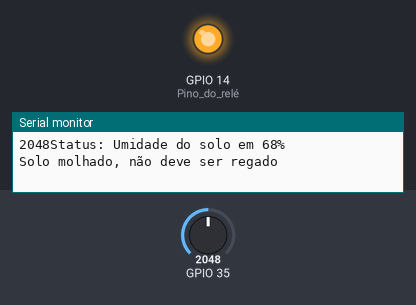
This sketch was run on a simulated ESP32. Parts: output pins drawn as LEDs (lit = HIGH), the last lines printed to the serial monitor. The test bench sets the inputs (shaded band); at power-on: GPIO 35 = 2048. WiFi joins after 1.5 s; servers stay silent unless stated.

Above: at 3.0 s.
3.1 s: GPIO 35 set to 3133
13.9 s: GPIO 35 set to 3232
At 25.0 s:
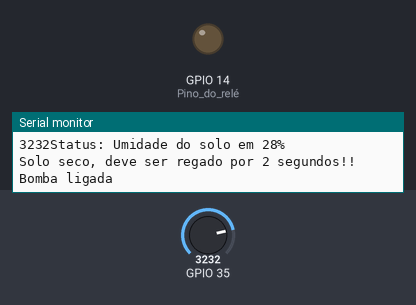
26.2 s: GPIO 35 set to 3603
Timing chart, 0 to 37.5 s (numbered marks = the images above; inputs shaded):
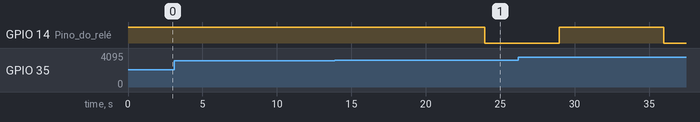

Measured:
- the behaviour switches between 3196 and 3197 on GPIO 35 (found by bisection; images 0 and 1)
- after the input at 13.9 s, GPIO 14 (Pino_do_relé): HIGH → LOW after 10.0 s

The sketch:

TRABEMBARCADOSFINALIZADOCOMSUCESSO.ino
```cpp
#define BLYNK_TEMPLATE_ID "TMPL2N_d-jOqA"
#define BLYNK_TEMPLATE_NAME "Irrigação automática"

#include <Wire.h>
#define BLYNK_PRINT Serial
#include <WiFi.h>
#include <BlynkSimpleEsp32.h>


int valor_analogico;
int umidade_percentual;


char auth[] = "sua_chave";
char ssid[] = "Redmi Note 11";
char pass[] = "12345678";

BlynkTimer timer;

void moisture() {
  valor_analogico = analogRead(35); //pino do sensot
  Serial.print(valor_analogico);
  valor_analogico = map(valor_analogico, 4095, 1100, 0, 100);
  Blynk.virtualWrite(V0, valor_analogico);

 if(valor_analogico < 30){
    Serial.print("Status: Umidade do solo em ");
    Serial.print(valor_analogico);
    Serial.println("%");
    Serial.println("Solo seco, deve ser regado por 2 segundos!!");
    acionarBomba();
  }else if(valor_analogico > 30 && valor_analogico < 60){
    Serial.print("Status: Umidade do solo em ");
    Serial.print(valor_analogico);
    Serial.println("%");
    Serial.println("Solo úmido");
  }else{
    Serial.print("Status: Umidade do solo em ");
    Serial.print(valor_analogico);
    Serial.println("%");
    Serial.println("Solo molhado, não deve ser regado");
  }
  delay(5000);
}

void setup() {
  Serial.begin(9600);
  Wire.begin(21, 22);
  pinMode(14, OUTPUT);//Pino do relé
  digitalWrite(14, HIGH);
  Blynk.begin(auth, ssid, pass);
  timer.setInterval(100L, moisture);
}

void loop() {
  Blynk.run();
  timer.run();

}
void acionarBomba() {
  digitalWrite(14, HIGH); // Liga o relé para acionar a bomba
  Blynk.virtualWrite(V1, 1);
  Serial.println("Bomba ligada ");
  delay(7000); // Mantém a bomba ligada por 2 segundo (ajuste conforme necessário)
  digitalWrite(14, LOW); // Desliga o relé
  Blynk.virtualWrite(V1, 0);
}
```
